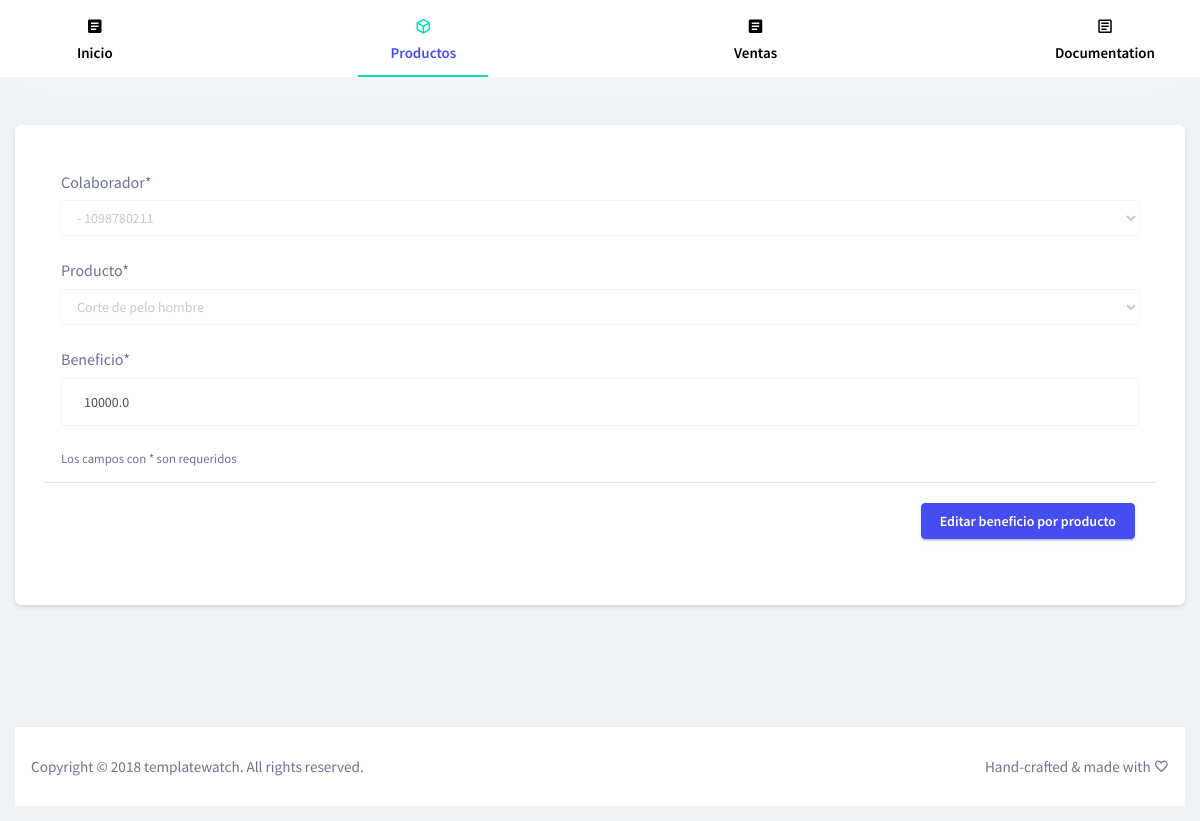
The page /productos/beneficios/editar/1 (signed in) on the database its author committed.
### products/models.py (models this page shows, shortened)
class ProfitProduct(models.Model):
    user = models.ForeignKey(User, related_name="getUserProficts", null=False, blank=False, on_delete=models.PROTECT)
    product = models.ForeignKey(Product, related_name="getProductProficts", null=False, blank=False, on_delete=models.PROTECT)
    profit = models.FloatField(verbose_name="Valor", null=False, blank=False)
    created = models.DateTimeField(auto_now_add=True, verbose_name="Fecha de creación")
    updated = models.DateTimeField(auto_now=True, verbose_name="Fecha de edición")
    class Meta:
        unique_together = (("user", "product"),)
        verbose_name = "Beneficio por producto"
        verbose_name_plural = "Beneficios por producto"

class Product(models.Model):
    name = models.CharField(verbose_name="Nombre", max_length=200, null=False, blank=False)
    company = models.ForeignKey(Company, verbose_name="Empresa", on_delete=models.CASCADE, related_name="getProducts")
    description = models.TextField(verbose_name="Descripción", null=True, blank=True)
    value = models.FloatField(verbose_name="Valor", null=False, blank=False)
    created = models.DateTimeField(auto_now_add=True, verbose_name="Fecha de creación")
    updated = models.DateTimeField(auto_now=True, verbose_name="Fecha de edición")
    class Meta:
        verbose_name = "Producto"
        verbose_name_plural = "Productos"

### products/views.py (the view)
# urls.py: path('productos/beneficios/editar/<int:pk>', login_required(ProfitProductUpdate.as_view()), name='profitsUpdate'),
class ProfitProductUpdate(UpdateView):
    model = ProfitProduct
    form_class = ProfitProductForm
    template_name = 'products/profitProductUpdateForm.html'
    success_url = reverse_lazy('products:profitsListAndCreate')
    def get_context_data(self, **kwargs):
        context = super().get_context_data(**kwargs)
        context['possibleProfileUsers'] = Profile.objects.filter(company= self.request.user.profile.company)
        context['possibleProducts'] = Product.objects.filter(company= self.request.user.profile.company)
        context['profit'] =  self.get_object()
        return context
    def get(self, request, *args, **kwargs):
        if ProfitProduct.objects.get(id=kwargs['pk']).product.company == self.request.user.profile.company:
            return super(UpdateView, self).get(request, *args, **kwargs)
        else:
            return redirect(reverse_lazy('products:profitsListAndCreate'))

### products/forms.py
class ProfitProductForm(forms.ModelForm):
    class Meta:
        model = ProfitProduct
        fields = ['user', 'product','profit']

### templates/products/profitProductUpdateForm.html (shortened to what this page needs)
{% extends 'plataforma/base.html' %}
{% load static %}
{% block content %}
<div class="row mt-4">
    <div class="col-lg-12 grid-margin stretch-card">
        <div class="card">
            <div class="card-body">
                <form action="" method="post">{% csrf_token %}
                    <div class="modal-body">
                        <div class="form-group">
                            <label class="mylabel">Colaborador*</label>
                            <select name="user" id="id_user" required class="form-control">
                                {% for profile in possibleProfileUsers %}
                                    <option value="{{ profile.user.id }}" {% if profit.user.id == profile.user.id   %} selected {% endif %}>
                                        {{ profile.user.first_name }} {{ profile.user.last_name }} - {{ profile.cc }}
                                    </option>
                                {% endfor %}
                            </select>
                        </div>
                        <div class="form-group">
                            <label class="mylabel">Producto*</label>
                            <select name="product" id="id_product" required class="form-control">
                                {% for product in possibleProducts %}
                                    <option value="{{ product.id }}" {% if profit.product.id == product.id  %} selected {% endif %}>
                                        {{ product.name }}
                                    </option>
                                {% endfor %}
                            </select>
                        </div>
                        <div class="form-group">
                            <label class="mylabel">Beneficio*</label>
                            <input type="number" name="profit" step="any" value="{{ profit.profit }}" placeholder="{{ profit.profit }}" class="form-control" requred id="id_profit" min="0">
                        </div>
                        <small class="mt-2">Los campos con * son requeridos</small>
                    </div>
                    <div class="modal-footer">
                        <input type="submit" class="btn btn-primary" value="Editar beneficio por producto">
                    </div>
                </form>
            </div>
        </div>
    </div>
</div>
{% endblock %}

### rows shown on the page
ProfitProduct: user "- 1098780211", product "Corte de pelo hombre", profit "10000.0"
